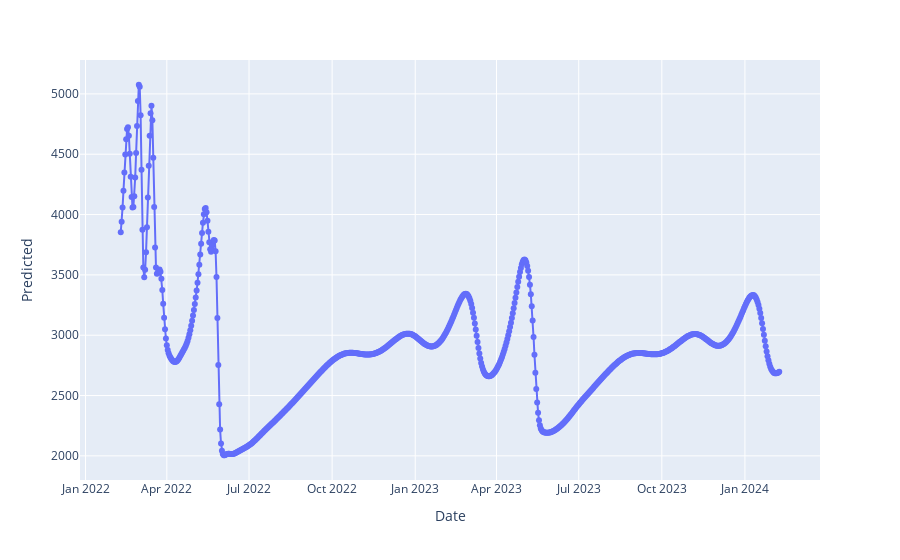

Notebook cell for this chart:
### Code cell
fig

### Figure 1 — Plotly figure (JSON) as saved in the notebook; plotly's stock layout.template omitted (floating-point values rounded to 4 significant figures; data arrays with more than 128 entries replaced by an {"elided": "..."} marker saying what was removed)
{"data": [{"hovertemplate": "Date=%{x}<br>Predicted=%{y}<extra></extra>", "legendgroup": "", "line": {"color": "#636efa", "dash": "solid"}, "marker": {"symbol": "circle"}, "mode": "lines+markers", "name": "", "orientation": "v", "showlegend": false, "type": "scatter", "x": {"elided": "730 str values"}, "xaxis": "x", "y": {"elided": "730 float values"}, "yaxis": "y"}], "layout": {"legend": {"tracegroupgap": 0}, "margin": {"t": 60}, "xaxis": {"anchor": "y", "domain": [0, 1], "title": {"text": "Date"}}, "yaxis": {"anchor": "x", "domain": [0, 1], "title": {"text": "Predicted"}}}}
